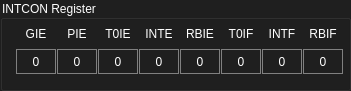
   <widget class="QGroupBox" name="groupBox_5">
    <property name="geometry">
     <rect>
      <x>320</x>
      <y>210</y>
      <width>351</width>
      <height>91</height>
     </rect>
    </property>
    <property name="styleSheet">
     <string notr="true">QGroupBox {
	color : white;
	background-color: rgb(31, 31, 31);
}</string>
    </property>
    <property name="title">
     <string>INTCON Register</string>
    </property>
    <widget class="QWidget" name="gridLayoutWidget_4">
     <property name="geometry">
      <rect>
       <x>15</x>
       <y>18</y>
       <width>332</width>
       <height>61</height>
      </rect>
     </property>
     <layout class="QGridLayout" name="gridLayout_4">
      <property name="spacing">
       <number>0</number>
      </property>
      <item row="0" column="4">
       <widget class="QLabel" name="label_52">
        <property name="sizePolicy">
         <sizepolicy hsizetype="Fixed" vsizetype="Fixed">
          <horstretch>0</horstretch>
          <verstretch>0</verstretch>
         </sizepolicy>
        </property>
        <property name="minimumSize">
         <size>
          <width>40</width>
          <height>25</height>
         </size>
        </property>
        <property name="maximumSize">
         <size>
          <width>40</width>
          <height>25</height>
         </size>
        </property>
        <property name="layoutDirection">
         <enum>Qt::LeftToRight</enum>
        </property>
        <property name="styleSheet">
         <string notr="true">
color: white; 
</string>
        </property>
        <property name="text">
         <string>INTE</string>
        </property>
        <property name="alignment">
         <set>Qt::AlignCenter</set>
        </property>
       </widget>
      </item>
      <item row="0" column="1">
       <widget class="QLabel" name="label_49">
        <property name="sizePolicy">
         <sizepolicy hsizetype="Fixed" vsizetype="Fixed">
          <horstretch>0</horstretch>
          <verstretch>0</verstretch>
         </sizepolicy>
        </property>
        <property name="minimumSize">
         <size>
          <width>40</width>
          <height>25</height>
         </size>
        </property>
        <property name="maximumSize">
         <size>
          <width>40</width>
          <height>25</height>
         </size>
        </property>
        <property name="layoutDirection">
         <enum>Qt::LeftToRight</enum>
        </property>
        <property name="styleSheet">
         <string notr="true">
color: white; 
</string>
        </property>
        <property name="text">
         <string>GIE</string>
        </property>
        <property name="alignment">
         <set>Qt::AlignCenter</set>
        </property>
       </widget>
      </item>
      <item row="0" column="7">
       <widget class="QLabel" name="label_55">
        <property name="sizePolicy">
         <sizepolicy hsizetype="Fixed" vsizetype="Fixed">
          <horstretch>0</horstretch>
          <verstretch>0</verstretch>
         </sizepolicy>
        </property>
        <property name="minimumSize">
         <size>
          <width>40</width>
          <height>25</height>
         </size>
        </property>
        <property name="maximumSize">
         <size>
          <width>40</width>
          <height>25</height>
         </size>
        </property>
        <property name="layoutDirection">
         <enum>Qt::LeftToRight</enum>
        </property>
        <property name="styleSheet">
         <string notr="true">
color: white; 
</string>
        </property>
        <property name="text">
         <string>INTF</string>
        </property>
        <property name="alignment">
         <set>Qt::AlignCenter</set>
        </property>
       </widget>
      </item>
      <item row="0" column="6">
       <widget class="QLabel" name="label_54">
        <property name="sizePolicy">
         <sizepolicy hsizetype="Fixed" vsizetype="Fixed">
          <horstretch>0</horstretch>
          <verstretch>0</verstretch>
         </sizepolicy>
        </property>
        <property name="minimumSize">
         <size>
          <width>40</width>
          <height>25</height>
         </size>
        </property>
        <property name="maximumSize">
         <size>
          <width>40</width>
          <height>25</height>
         </size>
        </property>
        <property name="layoutDirection">
         <enum>Qt::LeftToRight</enum>
        </property>
        <property name="styleSheet">
         <string notr="true">
color: white; 
</string>
        </property>
        <property name="text">
         <string>T0IF</string>
        </property>
        <property name="alignment">
         <set>Qt::AlignCenter</set>
        </property>
       </widget>
      </item>
      <item row="0" column="5">
       <widget class="QLabel" name="label_53">
        <property name="sizePolicy">
         <sizepolicy hsizetype="Fixed" vsizetype="Fixed">
          <horstretch>0</horstretch>
          <verstretch>0</verstretch>
         </sizepolicy>
        </property>
        <property name="minimumSize">
         <size>
          <width>40</width>
          <height>25</height>
         </size>
        </property>
        <property name="maximumSize">
         <size>
          <width>40</width>
          <height>25</height>
         </size>
        </property>
        <property name="layoutDirection">
         <enum>Qt::LeftToRight</enum>
        </property>
        <property name="styleSheet">
         <string notr="true">
color: white; 
</string>
        </property>
        <property name="text">
         <string>RBIE</string>
        </property>
        <property name="alignment">
         <set>Qt::AlignCenter</set>
        </property>
       </widget>
      </item>
      <item row="0" column="2">
       <widget class="QLabel" name="label_50">
        <property name="sizePolicy">
         <sizepolicy hsizetype="Fixed" vsizetype="Fixed">
          <horstretch>0</horstretch>
          <verstretch>0</verstretch>
         </sizepolicy>
        </property>
        <property name="minimumSize">
         <size>
          <width>40</width>
          <height>25</height>
         </size>
        </property>
        <property name="maximumSize">
         <size>
          <width>40</width>
          <height>25</height>
         </size>
        </property>
        <property name="layoutDirection">
         <enum>Qt::LeftToRight</enum>
        </property>
        <property name="styleSheet">
         <string notr="true">
color: white; 
</string>
        </property>
        <property name="text">
         <string>PIE</string>
        </property>
        <property name="alignment">
         <set>Qt::AlignCenter</set>
        </property>
       </widget>
      </item>
      <item row="0" column="3">
       <widget class="QLabel" name="label_51">
        <property name="sizePolicy">
         <sizepolicy hsizetype="Fixed" vsizetype="Fixed">
          <horstretch>0</horstretch>
          <verstretch>0</verstretch>
         </sizepolicy>
        </property>
        <property name="minimumSize">
         <size>
          <width>40</width>
          <height>25</height>
         </size>
        </property>
        <property name="maximumSize">
         <size>
          <width>40</width>
          <height>25</height>
         </size>
        </property>
        <property name="layoutDirection">
         <enum>Qt::LeftToRight</enum>
        </property>
        <property name="styleSheet">
         <string notr="true">
color: white; 
</string>
        </property>
        <property name="text">
         <string>T0IE</string>
        </property>
        <property name="alignment">
         <set>Qt::AlignCenter</set>
        </property>
       </widget>
      </item>
      <item row="0" column="8">
       <widget class="QLabel" name="label_56">
        <property name="sizePolicy">
         <sizepolicy hsizetype="Fixed" vsizetype="Fixed">
          <horstretch>0</horstretch>
          <verstretch>0</verstretch>
         </sizepolicy>
        </property>
        <property name="minimumSize">
         <size>
          <width>40</width>
          <height>25</height>
         </size>
        </property>
        <property name="maximumSize">
         <size>
          <width>40</width>
          <height>25</height>
         </size>
        </property>
        <property name="layoutDirection">
         <enum>Qt::LeftToRight</enum>
        </property>
        <property name="styleSheet">
         <string notr="true">
color: white; 
</string>
        </property>
        <property name="text">
         <string>RBIF</string>
        </property>
        <property name="alignment">
         <set>Qt::AlignCenter</set>
        </property>
       </widget>
      </item>
      <item row="1" column="1">
       <widget class="QPushButton" name="pushButton_272">
        <property name="sizePolicy">
         <sizepolicy hsizetype="Fixed" vsizetype="Fixed">
          <horstretch>0</horstretch>
          <verstretch>0</verstretch>
         </sizepolicy>
        </property>
        <property name="minimumSize">
         <size>
          <width>40</width>
          <height>25</height>
         </size>
        </property>
        <property name="maximumSize">
         <size>
          <width>40</width>
          <height>25</height>
         </size>
        </property>
        <property name="layoutDirection">
         <enum>Qt::LeftToRight</enum>
        </property>
        <property name="styleSheet">
         <string notr="true">QPushButton {
   border: 1px solid gray;
  color: white; 
}
QPushButton:hover {
    background-color: rgb(74, 74, 74);
}
QPushButton:pressed {
    background-color: qlineargradient(x1: 0, y1: 0, x2: 0, y2: 1,
                                      stop: 0 #dadbde, stop: 1 #444444);
}</string>
        </property>
        <property name="text">
         <string>0</string>
        </property>
       </widget>
      </item>
      <item row="1" column="2">
       <widget class="QPushButton" name="pushButton_273">
        <property name="sizePolicy">
         <sizepolicy hsizetype="Fixed" vsizetype="Fixed">
          <horstretch>0</horstretch>
          <verstretch>0</verstretch>
         </sizepolicy>
        </property>
        <property name="minimumSize">
         <size>
          <width>40</width>
          <height>25</height>
         </size>
        </property>
        <property name="maximumSize">
         <size>
          <width>40</width>
          <height>25</height>
         </size>
        </property>
        <property name="styleSheet">
         <string notr="true">QPushButton {
   border: 1px solid gray;
  color: white; 
}
QPushButton:hover {
    background-color: rgb(74, 74, 74);
}
QPushButton:pressed {
    background-color: qlineargradient(x1: 0, y1: 0, x2: 0, y2: 1,
                                      stop: 0 #dadbde, stop: 1 #444444);
}</string>
        </property>
        <property name="text">
         <string>0</string>
        </property>
       </widget>
      </item>
      <item row="1" column="3">
       <widget class="QPushButton" name="pushButton_274">
        <property name="sizePolicy">
         <sizepolicy hsizetype="Fixed" vsizetype="Fixed">
          <horstretch>0</horstretch>
          <verstretch>0</verstretch>
         </sizepolicy>
        </property>
        <property name="minimumSize">
         <size>
          <width>40</width>
          <height>25</height>
         </size>
        </property>
        <property name="maximumSize">
         <size>
          <width>40</width>
          <height>25</height>
         </size>
        </property>
        <property name="styleSheet">
         <string notr="true">QPushButton {
   border: 1px solid gray;
  color: white; 
}
QPushButton:hover {
    background-color: rgb(74, 74, 74);
}
QPushButton:pressed {
    background-color: qlineargradient(x1: 0, y1: 0, x2: 0, y2: 1,
                                      stop: 0 #dadbde, stop: 1 #444444);
}</string>
        </property>
        <property name="text">
         <string>0</string>
        </property>
       </widget>
      </item>
      <item row="1" column="4">
       <widget class="QPushButton" name="pushButton_275">
        <property name="sizePolicy">
         <sizepolicy hsizetype="Fixed" vsizetype="Fixed">
          <horstretch>0</horstretch>
          <verstretch>0</verstretch>
         </sizepolicy>
        </property>
        <property name="minimumSize">
         <size>
          <width>40</width>
          <height>25</height>
         </size>
        </property>
        <property name="maximumSize">
         <size>
          <width>40</width>
          <height>25</height>
         </size>
        </property>
        <property name="styleSheet">
         <string notr="true">QPushButton {
   border: 1px solid gray;
  color: white; 
}
QPushButton:hover {
    background-color: rgb(74, 74, 74);
}
QPushButton:pressed {
    background-color: qlineargradient(x1: 0, y1: 0, x2: 0, y2: 1,
                                      stop: 0 #dadbde, stop: 1 #444444);
}</string>
        </property>
        <property name="text">
         <string>0</string>
        </property>
       </widget>
      </item>
      <item row="1" column="5">
       <widget class="QPushButton" name="pushButton_276">
        <property name="sizePolicy">
         <sizepolicy hsizetype="Fixed" vsizetype="Fixed">
          <horstretch>0</horstretch>
          <verstretch>0</verstretch>
         </sizepolicy>
        </property>
        <property name="minimumSize">
         <size>
          <width>40</width>
          <height>25</height>
         </size>
        </property>
        <property name="maximumSize">
         <size>
          <width>40</width>
          <height>25</height>
         </size>
        </property>
        <property name="styleSheet">
         <string notr="true">QPushButton {
   border: 1px solid gray;
  color: white; 
}
QPushButton:hover {
    background-color: rgb(74, 74, 74);
}
QPushButton:pressed {
    background-color: qlineargradient(x1: 0, y1: 0, x2: 0, y2: 1,
                                      stop: 0 #dadbde, stop: 1 #444444);
}</string>
        </property>
        <property name="text">
         <string>0</string>
        </property>
       </widget>
      </item>
      <item row="1" column="6">
       <widget class="QPushButton" name="pushButton_277">
        <property name="sizePolicy">
         <sizepolicy hsizetype="Fixed" vsizetype="Fixed">
          <horstretch>0</horstretch>
          <verstretch>0</verstretch>
         </sizepolicy>
        </property>
        <property name="minimumSize">
         <size>
          <width>40</width>
          <height>25</height>
         </size>
        </property>
        <property name="maximumSize">
         <size>
          <width>40</width>
          <height>25</height>
         </size>
        </property>
        <property name="styleSheet">
         <string notr="true">QPushButton {
   border: 1px solid gray;
  color: white; 
}
QPushButton:hover {
    background-color: rgb(74, 74, 74);
}
QPushButton:pressed {
    background-color: qlineargradient(x1: 0, y1: 0, x2: 0, y2: 1,
                                      stop: 0 #dadbde, stop: 1 #444444);
}</string>
        </property>
        <property name="text">
         <string>0</string>
        </property>
       </widget>
      </item>
      <item row="1" column="7">
       <widget class="QPushButton" name="pushButton_278">
        <property name="sizePolicy">
         <sizepolicy hsizetype="Fixed" vsizetype="Fixed">
          <horstretch>0</horstretch>
          <verstretch>0</verstretch>
         </sizepolicy>
        </property>
        <property name="minimumSize">
         <size>
          <width>40</width>
          <height>25</height>
         </size>
        </property>
        <property name="maximumSize">
         <size>
          <width>40</width>
          <height>25</height>
         </size>
        </property>
        <property name="styleSheet">
         <string notr="true">QPushButton {
   border: 1px solid gray;
  color: white; 
}
QPushButton:hover {
    background-color: rgb(74, 74, 74);
}
QPushButton:pressed {
    background-color: qlineargradient(x1: 0, y1: 0, x2: 0, y2: 1,
                                      stop: 0 #dadbde, stop: 1 #444444);
}</string>
        </property>
        <property name="text">
         <string>0</string>
        </property>
       </widget>
      </item>
      <item row="1" column="8">
       <widget class="QPushButton" name="pushButton_279">
        <property name="sizePolicy">
         <sizepolicy hsizetype="Fixed" vsizetype="Fixed">
          <horstretch>0</horstretch>
          <verstretch>0</verstretch>
         </sizepolicy>
        </property>
        <property name="minimumSize">
         <size>
          <width>40</width>
          <height>25</height>
         </size>
        </property>
        <property name="maximumSize">
         <size>
          <width>40</width>
          <height>25</height>
         </size>
        </property>
        <property name="layoutDirection">
         <enum>Qt::LeftToRight</enum>
        </property>
        <property name="styleSheet">
         <string notr="true">QPushButton {
   border: 1px solid gray;
  color: white; 
}
QPushButton:hover {
    background-color: rgb(74, 74, 74);
}
QPushButton:pressed {
    background-color: qlineargradient(x1: 0, y1: 0, x2: 0, y2: 1,
                                      stop: 0 #dadbde, stop: 1 #444444);
}</string>
        </property>
        <property name="text">
         <string>0</string>
        </property>
       </widget>
      </item>
     </layout>
    </widget>
   </widget>
